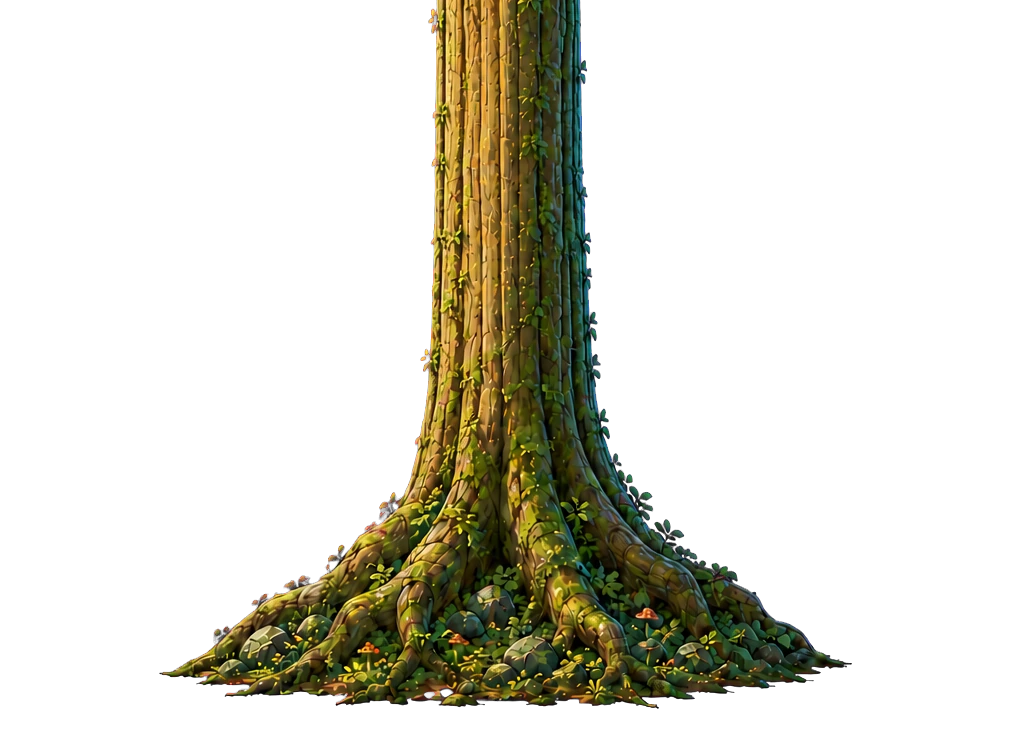
#> input picture forest-sandbox/assets/stacking-tree/base-original.webp, 1024 x 736 px
$ python extract_magenta_sprite.py ../../forest-sandbox/assets/stacking-tree/base-original.webp out.png
#> lines starting #> are read from the running program, lines starting #| are printed output that depends on the picture
#!/usr/bin/env python3
"""Extract an antialiased RGBA sprite from an image-gen magenta backing."""

from __future__ import annotations

import argparse
import math
import statistics
from pathlib import Path

from PIL import Image


def smoothstep(start: float, end: float, value: float) -> float:
    amount = max(0.0, min(1.0, (value - start) / (end - start)))
    return amount * amount * (3.0 - 2.0 * amount)


def extract(source_path: Path, output_path: Path) -> None:
    source = Image.open(source_path).convert("RGB")
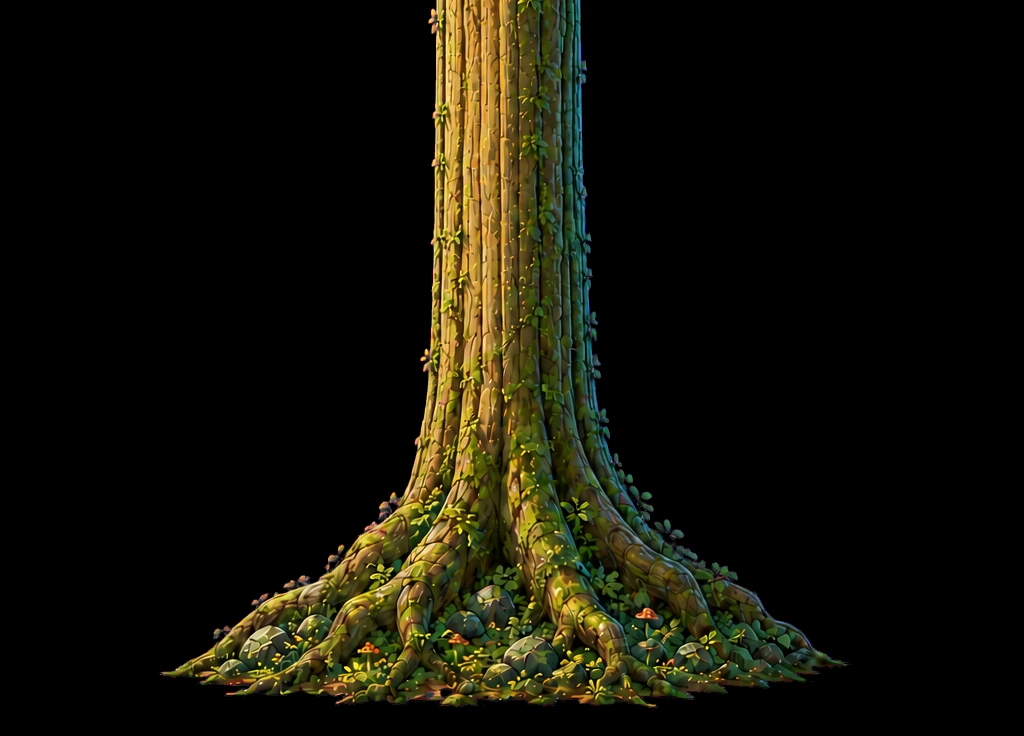
#> source: PIL image 1024x736 RGB; mean R, G, B 20.7, 19.2, 8.3
    output = Image.new("RGBA", source.size, (0, 0, 0, 0))
#> output: PIL image 1024x736 RGBA; every value is 0
    source_pixels = source.load()
    output_pixels = output.load()

    border_samples = []
    stride = max(1, min(source.size) // 160)
#> stride = 4
    for x in range(0, source.width, stride):
        border_samples.extend((source_pixels[x, 0], source_pixels[x, source.height - 1]))
#> after the loop, border_samples = 512 items, first 6: (0, 0, 0), (0, 0, 0), (0, 0, 0), (0, 0, 0), (0, 0, 0), (0, 0, 0)
    for y in range(0, source.height, stride):
        border_samples.extend((source_pixels[0, y], source_pixels[source.width - 1, y]))
#> after the loop, border_samples = 880 items, first 6: (0, 0, 0), (0, 0, 0), (0, 0, 0), (0, 0, 0), (0, 0, 0), (0, 0, 0)
    key_red, key_green, key_blue = (
        round(statistics.median(pixel[channel] for pixel in border_samples))
        for channel in range(3)
    )
#> key_red = 0; key_green = 0; key_blue = 0

    for y in range(source.height):
        for x in range(source.width):
            red, green, blue = source_pixels[x, y]
            # Image generation does not return a perfectly uniform #ff00ff field;
            # key on magenta dominance instead of exact RGB distance. Golden bark,
            # green leaves, and cyan shadow all have a negative/low score.
            magenta_score = min(red, blue) - green
            alpha = 1.0 - smoothstep(72.0, 176.0, magenta_score)
            if alpha <= 0.002:
                continue

            # Remove magenta spill from antialiased edge pixels. The generated
            # artwork is treated as foreground composited over #ff00ff.
            resolved_alpha = max(0.035, alpha)
            foreground_red = round((red - key_red * (1.0 - resolved_alpha)) / resolved_alpha)
            foreground_green = round((green - key_green * (1.0 - resolved_alpha)) / resolved_alpha)
            foreground_blue = round((blue - key_blue * (1.0 - resolved_alpha)) / resolved_alpha)
            output_pixels[x, y] = (
                max(0, min(255, foreground_red)),
                max(0, min(255, foreground_green)),
                max(0, min(255, foreground_blue)),
                round(255 * alpha),
            )

    # Ignore isolated low-alpha chroma noise when finding the useful sprite box.
    alpha_box = output.getchannel("A").point(lambda value: 255 if value >= 64 else 0).getbbox()
    if alpha_box is None:
        raise RuntimeError(f"No non-magenta artwork found in {source_path}")
    padding = 8
    left, top, right, bottom = alpha_box
    crop_box = (
        max(0, left - padding),
        max(0, top - padding),
        min(output.width, right + padding),
        min(output.height, bottom + padding),
    )
    output_path.parent.mkdir(parents=True, exist_ok=True)
    output.crop(crop_box).save(output_path, "PNG", optimize=True)
    print(
        f"{output_path}: key={(key_red, key_green, key_blue)} "
        f"crop={crop_box} size={output.crop(crop_box).size}"
    )
#| out.png: key=(0, 0, 0) crop=(0, 0, 1024, 736) size=(1024, 736)


def main() -> None:
    parser = argparse.ArgumentParser()
    parser.add_argument("source", type=Path)
    parser.add_argument("output", type=Path)
    args = parser.parse_args()
    extract(args.source, args.output)


if __name__ == "__main__":
    main()
